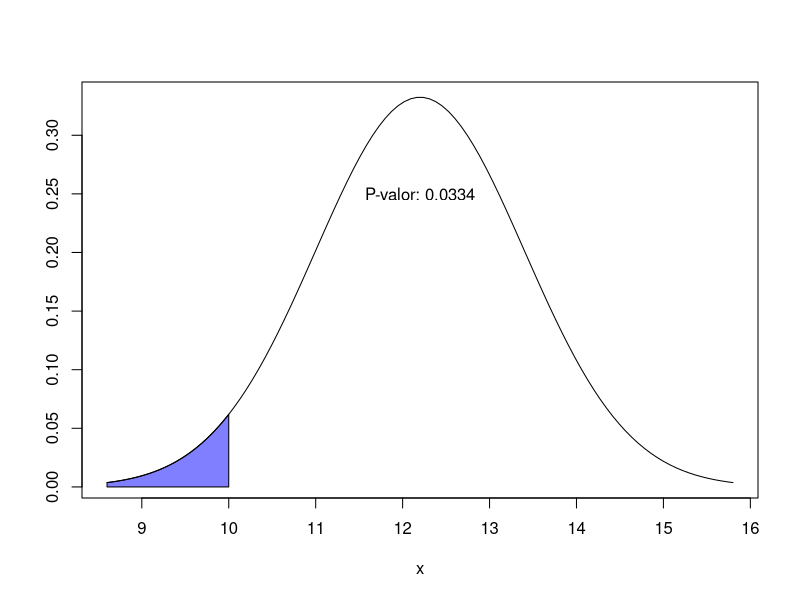
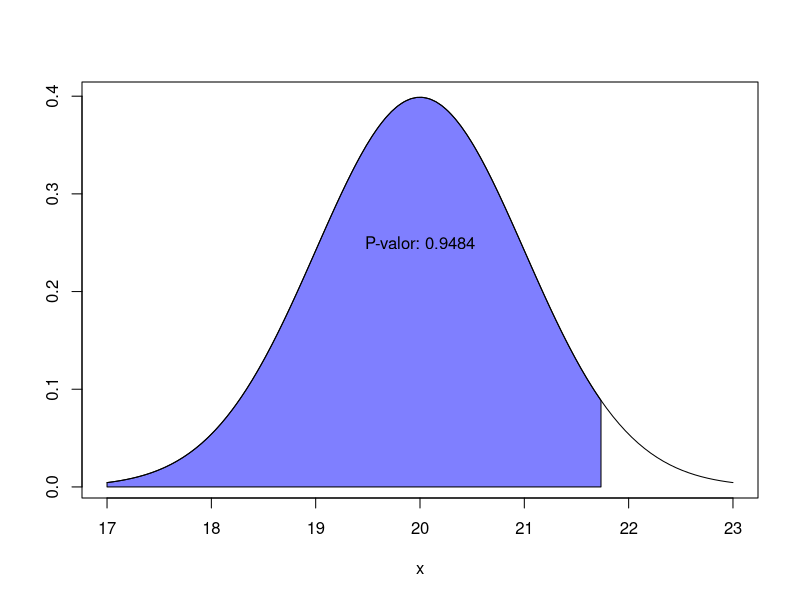
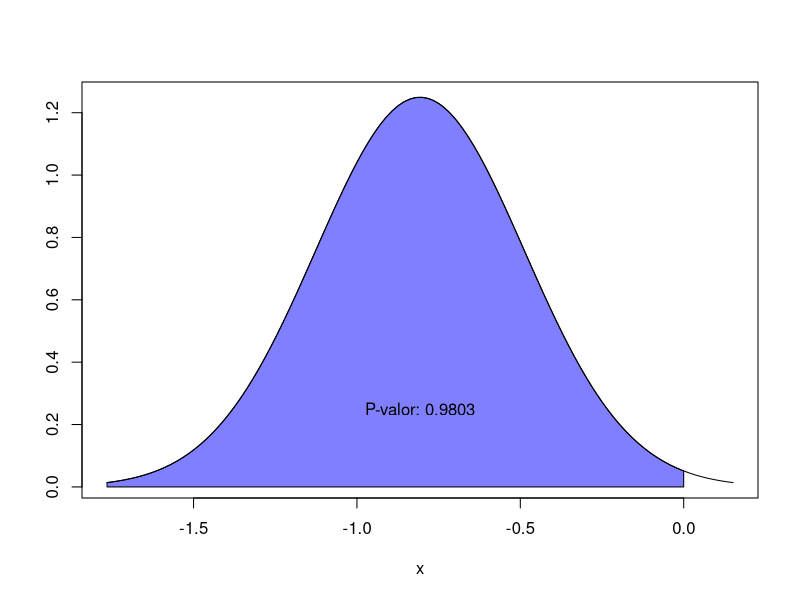
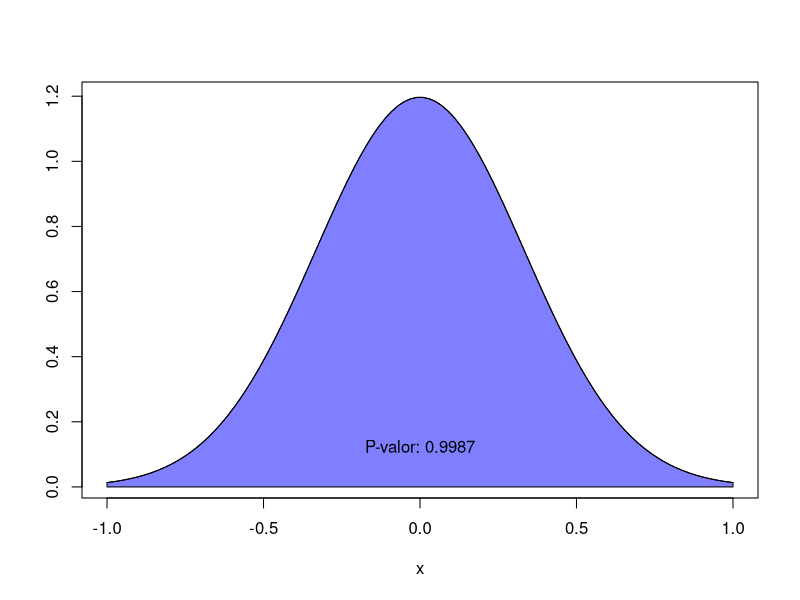
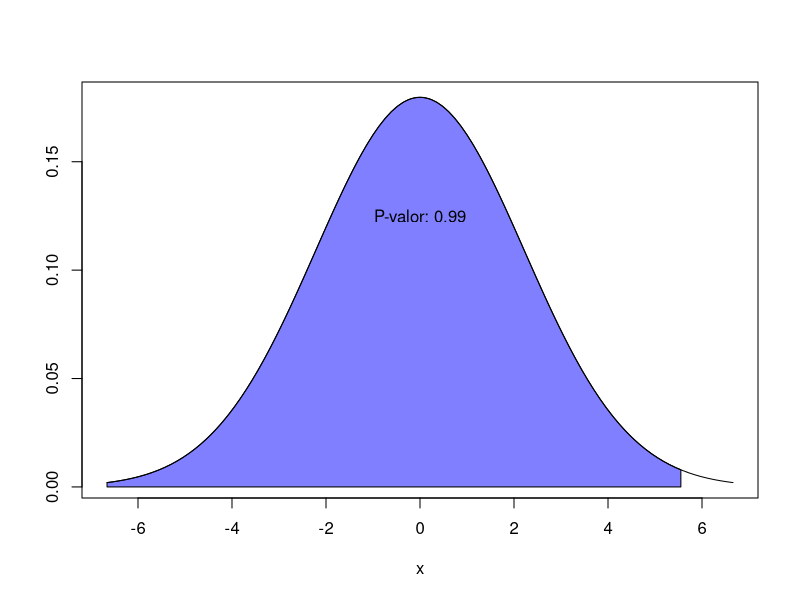

These figures' R source, in order:
## ---- chunk 1
knitr::opts_chunk$set(echo = TRUE)
## ---- chunk 2

## Funciones para graficar la probabilidad
normal_area <- function(mean = 0, sd = 1, lb, ub, acolor = "lightgray", ...) {
  x <- seq(mean - 3 * sd, mean + 3 * sd, length = 100) 
  if (missing(lb)) {
    lb <- min(x)
  }
  if (missing(ub)) {
    ub <- max(x)
  }
  x2 <- seq(lb, ub, length = 100)    
  plot(x, dnorm(x, mean, sd), type = "n", ylab = "")
  y <- dnorm(x2, mean, sd)
  polygon(c(lb, x2, ub), c(0, y, 0), col = acolor)
  lines(x, dnorm(x, mean, sd), type = "l", ...)
}

## Funcion para t-stundet
ts<-function(x,media,sd){
  (x-media)/sd
}
## ---- chunk 3

#Ejemplo 1

media=12.2 # Ingresar dato
desviacion=3.6/sqrt(9) # Ingresar dato
ValorProb =10 # Ingresar dato

#####################################################################

prob=pnorm( ValorProb, media, desviacion, lower.tail = TRUE) 
normal_area(mean = media, sd = desviacion, ub =ValorProb , acolor = rgb(0, 0, 1, alpha = 0.5))
y_coor=pnorm(media, media, desviacion, lower.tail = TRUE)/2
text(x = media, y = y_coor,label = paste0("P-valor: ",round(prob,4)))

## ---- chunk 4

#Ejemplo 2

media=20 # Ingresar dato
desviacion=4/sqrt(16) # Ingresar dato
ValorProb =21.735 # Ingresar dato
Grados_libertad= 16-1 #Ingresar dato


#####################################################################
prob=pt(ts(ValorProb,media,desviacion),Grados_libertad,lower.tail = TRUE)
normal_area(mean = media, sd = desviacion, ub =ValorProb , acolor = rgb(0, 0, 1, alpha = 0.5))
y_coor=pt(ts(media,media,desviacion),Grados_libertad,lower.tail = TRUE)/2
text(x = media, y = y_coor,label = paste0("P-valor: ",round(prob,4)))

## ---- chunk 5

#Ejemplo 3

xi=c(19.4,18.8,20.6,17.6,19.2,20.9,18.3,20.4)
yi=c(19.6,17.5,18.4,17.5,18.0,20.0,18.8,19.2)


#diferencia de muestras
d=xi-yi
d
## ---- chunk 6

#promedio

dprom=mean(d)
dprom

## ---- chunk 7

#Desviación

ddes=sd(d)
ddes

## ---- chunk 8

#Desviación

dm=ddes/sqrt(8)
dm

## ---- chunk 9

#Ejemplo 2

media=-0.807 # Ingresar dato
desviacion=0.903/sqrt(8) # Ingresar dato
ValorProb =0 # Ingresar dato
Grados_libertad= 8-1 #Ingresar dato


#####################################################################
prob=pt(ts(ValorProb,media,desviacion),Grados_libertad,lower.tail = TRUE)
normal_area(mean = media, sd = desviacion, ub =ValorProb , acolor = rgb(0, 0, 1, alpha = 0.5))
y_coor=pt(ts(media,media,desviacion),Grados_libertad,lower.tail = TRUE)/2
text(x = media, y = y_coor,label = paste0("P-valor: ",round(prob,4)))

## ---- chunk 10

#Ejemplo 4

media1=0 # Ingresar dato
media2=0 # Ingresar dato
desviacion1=1 # Ingresar dato
desviacion2=1 # Ingresar dato
ValorProb =1 # Ingresar dato
n1= 18# Ingresar dato
n2= 18 # Ingresar dato

#####################################################################

desviacion=sqrt(desviacion1^2/n1+desviacion2^2/n2)
prob=pnorm( ValorProb, media1-media2, desviacion, lower.tail = TRUE) 
normal_area(mean = media1-media2, sd = desviacion, ub =ValorProb , acolor = rgb(0, 0, 1, alpha = 0.5))
y_coor=pnorm(media1-media2, media1-media2, desviacion, lower.tail = TRUE)/4
text(x = media1-media2, y = y_coor,label = paste0("P-valor: ",round(prob,4)))

## ---- chunk 11

#Ejemplo 4

media1=0 # Ingresar dato
media2=0 # Ingresar dato
desviacion1=5 # Ingresar dato
desviacion2=6 # Ingresar dato
ValorProb =5.55 # Ingresar dato
n1= 12# Ingresar dato
n2= 13 # Ingresar dato

#####################################################################
Grados_libertad=n1+n2-2
s_cua=((n1-1)*desviacion1^2+(n2-1)*desviacion2^2)/(n1+n2-2)
desviacion=sqrt(s_cua/n1+s_cua/n2)
prob=pt(ts(ValorProb,media1-media2,desviacion),Grados_libertad,lower.tail = TRUE)
normal_area(mean = media1-media2, sd = desviacion, ub =ValorProb , acolor = rgb(0, 0, 1, alpha = 0.5))
y_coor=pt(ts(media1-media2,media1-media2,desviacion),Grados_libertad,lower.tail = TRUE)/4
text(x = media1-media2, y = y_coor,label = paste0("P-valor: ",round(prob,4)))
